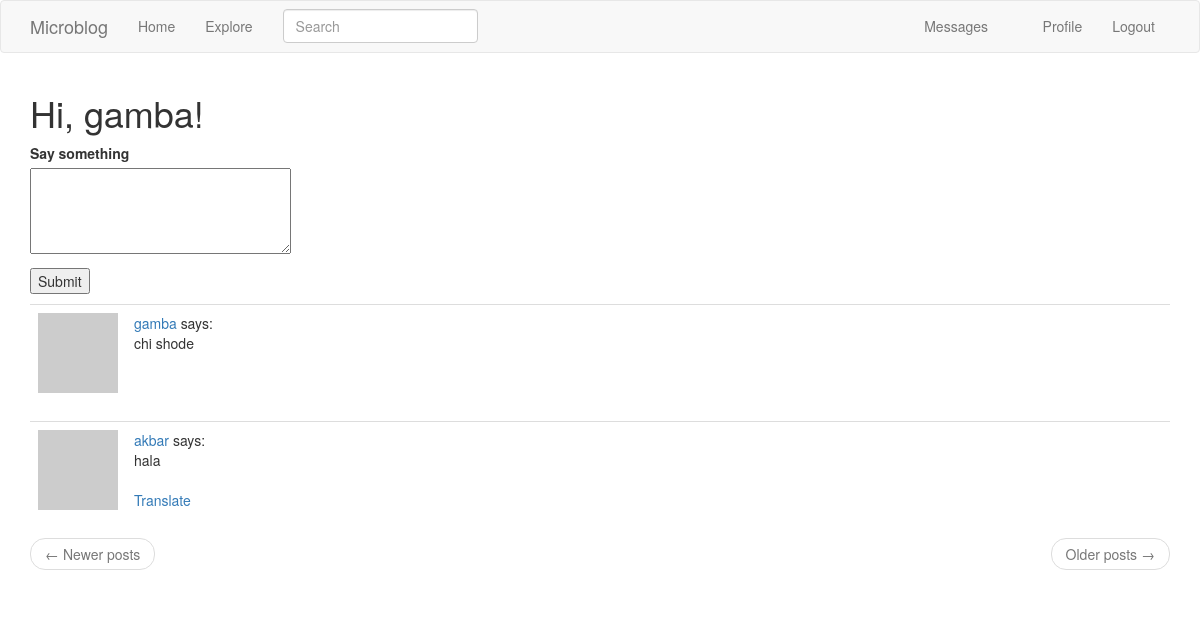
The page /index (signed in) on the database its author committed.
### app/models.py (models this page shows, shortened)
class User(UserMixin, db.Model):
    id = db.Column(db.Integer, primary_key=True)
    username = db.Column(db.String(64), index=True, unique=True)
    email = db.Column(db.String(120), index=True, unique=True)
    password_hash = db.Column(db.String(128))
    about_me = db.Column(db.String(140))
    last_seen = db.Column(db.DateTime, default=datetime.utcnow)
    last_message_read_time = db.Column(db.DateTime)
    posts = db.relationship('Post', backref='author', lazy='dynamic')
    tasks = db.relationship('Task', backref='user', lazy='dynamic')
    notifications = db.relationship('Notification', backref='user',
                                    lazy='dynamic')
    messages_sent = db.relationship('Message',
                                    foreign_keys='Message.sender_id',
                                    backref='author', lazy='dynamic')
    messages_received = db.relationship('Message',
                                        foreign_keys='Message.recipient_id',
                                        backref='recipient', lazy='dynamic')
    followed = db.relationship(
        'User', secondary=followers,
        primaryjoin=(followers.c.follower_id == id),
        secondaryjoin=(followers.c.followed_id == id),
        backref=db.backref('followers', lazy='dynamic'), lazy='dynamic')
    def avatar(self, size):
        digest = md5(self.email.lower().encode('utf-8')).hexdigest()
        return 'https://www.gravatar.com/avatar/{}?d=identicon&s={}'.format(
            digest, size)
    def followed_posts(self):
        followed = Post.query.join(
            followers, (followers.c.followed_id == Post.user_id)).filter(
            followers.c.follower_id == self.id)
        own = Post.query.filter_by(user_id=self.id)
        return followed.union(own).order_by(Post.timestamp.desc())
    def new_messages(self):
        last_read_time = self.last_message_read_time or datetime(1900, 1, 1)
        return Message.query.filter_by(recipient=self).filter(
            Message.timestamp > last_read_time).count()
    def get_tasks_in_progress(self):
        return Task.query.filter_by(user=self, complete=False).all()

class SearchableMixin(object):
    @classmethod
    def before_commit(cls, session):
        session._changes = {
            'add': list(session.new),
            'update': list(session.dirty),
            'delete': list(session.deleted)
        }
    @classmethod
    def after_commit(cls, session):
        for obj in session._changes['add']:
            if isinstance(obj, SearchableMixin):
                add_to_index(obj.__tablename__, obj)
        for obj in session._changes['update']:
            if isinstance(obj, SearchableMixin):
                add_to_index(obj.__tablename__, obj)
        for obj in session._changes['delete']:
            if isinstance(obj, SearchableMixin):
                remove_from_index(obj.__tablename__, obj)
        session._changes = None

class Post(SearchableMixin, db.Model):
    __searchable__ = ['body']
    id = db.Column(db.Integer, primary_key=True)
    body = db.Column(db.String(140))
    timestamp = db.Column(db.DateTime, index=True, default=datetime.utcnow)
    user_id = db.Column(db.Integer, db.ForeignKey('user.id'))
    language = db.Column(db.String(5))

### app/main/routes.py (the view, shortened to what this page needs)
@bp.route('/', methods=['GET', 'POST'])
@bp.route('/index', methods=['GET', 'POST'])
@login_required
def index():
    form = PostForm()
    page = request.args.get('page', 1, type=int)
    posts = current_user.followed_posts().paginate(
        page=page, per_page=current_app.config['POSTS_PER_PAGE'],
        error_out=False)
    next_url = url_for('main.index', page=posts.next_num) \
        if posts.has_next else None
    prev_url = url_for('main.index', page=posts.prev_num) \
        if posts.has_prev else None
    return render_template('index.html', title=_('Home'), form=form,
                           posts=posts.items, next_url=next_url,
                           prev_url=prev_url)

### app/main/forms.py
class SearchForm(FlaskForm):
    q = StringField(_l('Search'), validators=[DataRequired()])
    def __init__(self, *args, **kwargs):
        if 'formdata' not in kwargs:
            kwargs['formdata'] = request.args
        if 'meta' not in kwargs:
            kwargs['meta'] = {'csrf': False}
        super(SearchForm, self).__init__(*args, **kwargs)

### app/forms.py
class PostForm(FlaskForm):
    post = TextAreaField(_l('Say something'), validators=[
        DataRequired(), Length(min=1, max=140)])
    submit = SubmitField('Submit')

### app/main/routes.py (called while the page is built)
@bp.before_app_request
def before_request():
    if current_user.is_authenticated:
        current_user.last_seen = datetime.utcnow()
        db.session.commit()
        g.search_form = SearchForm()
    g.locale = str(get_locale())

### app/models.py (called while the page is built)
@login.user_loader
def load_user(id):
    return User.query.get(int(id))

### app/templates/index.html (shortened to what this page needs)
{% extends "base.html" %}
{% import 'bootstrap/wtf.html' as wtf %}
{% block app_content %}
    <h1>{{ _('Hi, %(username)s!', username=current_user.username) }}</h1>
    {% if form %}
    <form action="" method="post">
        <p>
            {{ form.post.label }}<br>
            {{ form.post(cols=32, rows=4) }}<br>
        </p>
        <p>{{ form.submit() }}</p>
    </form>
    {% endif %}
    {% for post in posts %}
        {% include '_post.html' %}
    {% endfor %}
    <nav aria-label="...">
        <ul class="pager">
            <li class="previous{% if not prev_url %} disabled{% endif %}">
                <a href="{{ prev_url or '#' }}">
                    <span aria-hidden="true">&larr;</span> {{ _('Newer posts') }}
                </a>
            </li>
            <li class="next{% if not next_url %} disabled{% endif %}">
                <a href="{{ next_url or '#' }}">
                    {{ _('Older posts') }} <span aria-hidden="true">&rarr;</span>
                </a>
            </li>
        </ul>
    </nav>
{% endblock %}

### app/templates/_post.html
    <table class="table table-hover">
        <tr>
            <td width="70px">
                <a href="{{ url_for('main.user', username=post.author.username) }}">
                    <img src="{{ post.author.avatar(70) }}" />
                </a>
            </td>
            <td>
                    <span class="user_popup">
                        <a href="{{ url_for('main.user', username=post.author.username) }}">
                            {{ post.author.username }}
                        </a>
                    </span>
                says:
                <br>
                <span id="post{{ post.id }}">{{ post.body }}</span>
                {% if post.language and post.language != g.locale %}
                <br><br>
                <span id="translation{{ post.id }}">
                    <a href="javascript:translate(
                                '#post{{ post.id }}',
                                '#translation{{ post.id }}',
                                '{{ post.language }}',
                                '{{ g.locale }}');">{{ _('Translate') }}</a>
                </span>
                {% endif %}
            </td>
        </tr>
    </table>

### rows shown on the page
Post: author.username "gamba", body "chi shode"
Post: author.username "akbar", body "hala"
